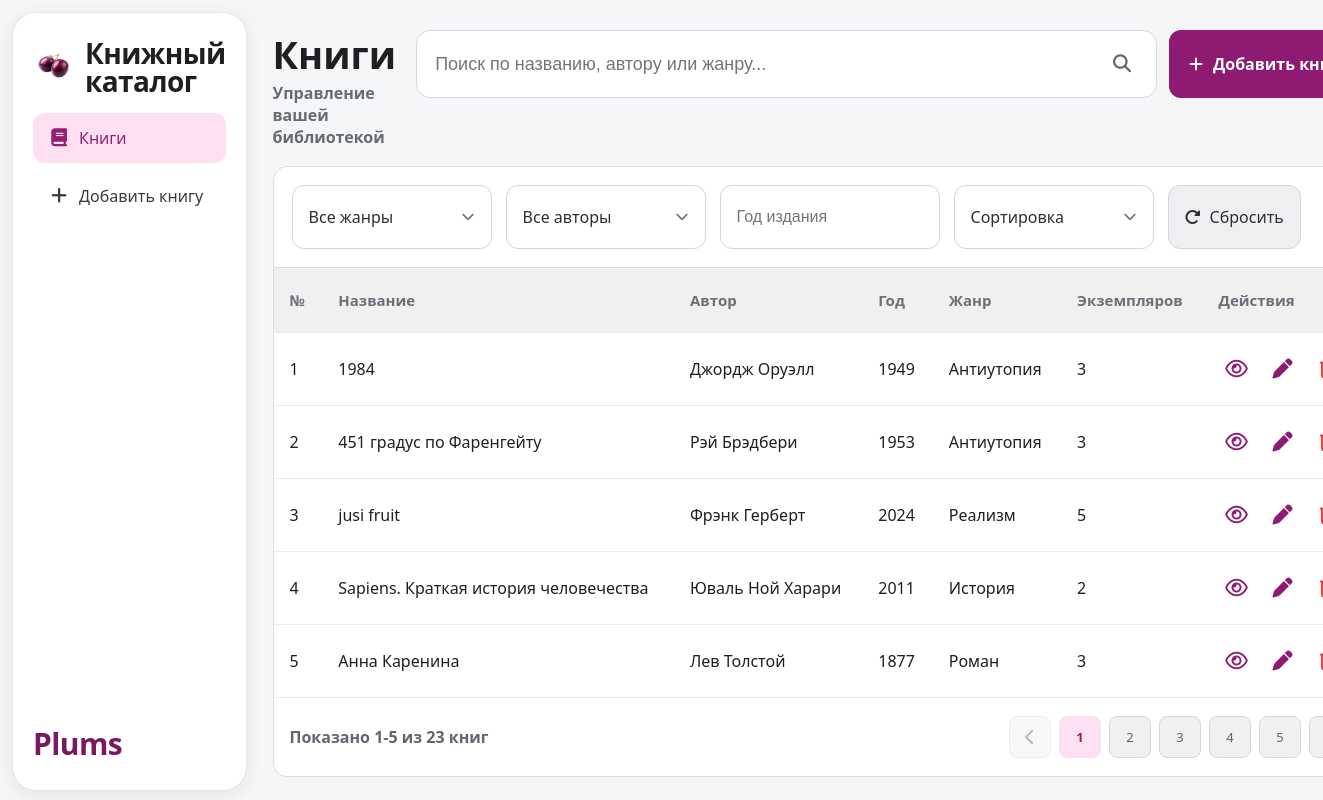
The page / on the database its author committed.
### tables this page shows
CREATE TABLE books (
                id INTEGER PRIMARY KEY AUTOINCREMENT,
                title TEXT NOT NULL,
                author TEXT NOT NULL,
                year INTEGER NOT NULL,
                genre TEXT NOT NULL,
                copies INTEGER NOT NULL DEFAULT 0
            , description TEXT NOT NULL DEFAULT '');

### app.py (the view)
@app.get("/")
def index():
    return render_template("index.html", **build_index_context(request.args))

### app.py (called while the page is built)
@app.template_global()
def filter_url(endpoint: str, filter_query: dict | None = None, **kwargs: Any) -> str:
    params: Dict[str, Any] = dict(filter_query or {})
    params.update(kwargs)
    return url_for(endpoint, **params)

def _ensure_data_dir() -> None:
    DB_FILE.parent.mkdir(parents=True, exist_ok=True)

def get_connection() -> sqlite3.Connection:
    _ensure_data_dir()
    conn = sqlite3.connect(DB_FILE)
    conn.row_factory = sqlite3.Row
    return conn

def _ensure_description_column(conn: sqlite3.Connection) -> None:
    columns = {row["name"] for row in conn.execute("PRAGMA table_info(books)")}
    if "description" not in columns:
        conn.execute("ALTER TABLE books ADD COLUMN description TEXT NOT NULL DEFAULT ''")

def _ensure_copies_table(conn: sqlite3.Connection) -> None:
    conn.execute(
        """
        CREATE TABLE IF NOT EXISTS book_copies (
            id INTEGER PRIMARY KEY AUTOINCREMENT,
            book_id INTEGER NOT NULL,
            copy_num INTEGER NOT NULL,
            inventory_no TEXT NOT NULL,
            status TEXT NOT NULL DEFAULT 'available',
            issued_at TEXT,
            UNIQUE(book_id, copy_num)
        )
        """
    )

def init_db() -> None:
    with get_connection() as conn:
        conn.execute(
            """
            CREATE TABLE IF NOT EXISTS books (
                id INTEGER PRIMARY KEY AUTOINCREMENT,
                title TEXT NOT NULL,
                author TEXT NOT NULL,
                year INTEGER NOT NULL,
                genre TEXT NOT NULL,
                copies INTEGER NOT NULL CHECK (copies >= 0),
                description TEXT NOT NULL DEFAULT ''
            )
            """
        )
        _ensure_description_column(conn)
        _ensure_copies_table(conn)

def load_books() -> List[Book]:
    init_db()
    with get_connection() as conn:
        rows = conn.execute(
            "SELECT id, title, author, year, genre, copies, description FROM books"
        ).fetchall()
    return [
        Book(
            id=row["id"],
            title=row["title"],
            author=row["author"],
            year=row["year"],
            genre=row["genre"],
            copies=row["copies"],
            description=row["description"] or "",
        )
        for row in rows
    ]

def parse_int(value: str, default: int = 0) -> int:
    try:
        return int(value)
    except (TypeError, ValueError):
        return default

### templates/index.html (shortened to what this page needs)
{% extends "base.html" %}
{% block content %}
<div class="desktop-only">
  <div class="top-bar">
    <div class="top-title">
      <h1>Книги</h1>
      <p>Управление вашей библиотекой</p>
    </div>
    <div class="top-actions">
      <form class="search-form" method="get" action="{{ url_for('index') }}">
        <input
          type="text"
          name="q"
          class="search-input"
          placeholder="Поиск по названию, автору или жанру..."
          value="{{ filters.q }}"
        />
        <button type="submit" class="icon-btn" aria-label="Искать">
          <i class="fa-solid fa-magnifying-glass"></i>
        </button>
      </form>
      <a class="add-btn" href="{{ url_for('new_book') }}">
        <i class="fa-solid fa-plus"></i>
        Добавить книгу
      </a>
    </div>
  </div>
</div>
<div class="filters-wrap" id="filters-wrap">
  <div class="filters-panel">
    <form class="filters" method="get" action="{{ url_for('index') }}" id="filters-form">
    <div class="filter-dropdown" data-filter="genre">
      <button type="button" class="filter-dropdown-trigger" aria-expanded="false">
        <span class="filter-dropdown-text">{{ filters.genre if filters.genre else 'Все жанры' }}</span>
        <i class="fa-solid fa-chevron-down"></i>
      </button>
    </div>
    <div class="filter-dropdown" data-filter="author">
      <button type="button" class="filter-dropdown-trigger" aria-expanded="false">
        <span class="filter-dropdown-text">{{ filters.author if filters.author else 'Все авторы' }}</span>
        <i class="fa-solid fa-chevron-down"></i>
      </button>
    </div>
    <input type="text" name="year" placeholder="Год издания" value="{{ filters.year }}" />
    <div class="filter-dropdown" data-filter="sort">
      <button type="button" class="filter-dropdown-trigger" aria-expanded="false">
        <span class="filter-dropdown-text">Сортировка</span>
        <i class="fa-solid fa-chevron-down"></i>
      </button>
    </div>
    <a class="reset-btn" href="{% if filters.q %}{{ url_for('index', q=filters.q) }}{% else %}{{ url_for('index') }}{% endif %}">
      <i class="fa-solid fa-rotate-right"></i>Сбросить
    </a>
    </form>
  </div>
</div>
<div class="table-container desktop-only">
  {% if books %}
  <table>
    <thead>
      <tr>
        <th>№</th>
        <th>Название</th>
        <th>Автор</th>
        <th>Год</th>
        <th>Жанр</th>
        <th>Экземпляров</th>
        <th>Действия</th>
      </tr>
    </thead>
    <tbody>
      {% for book in books %}
      <tr>
        <td>{{ pagination.start + loop.index0 }}</td>
        <td>{{ book.title }}</td>
        <td>{{ book.author }}</td>
        <td>{{ book.year }}</td>
        <td>{{ book.genre }}</td>
        <td>{{ book.copies }}</td>
        <td class="actions">
          <a href="{{ filter_url('view_book', filter_query, book_id=book.id) }}" title="Просмотр"><i class="fa-regular fa-eye"></i></a>
          <a href="{{ filter_url('edit_book', filter_query, book_id=book.id) }}" title="Редактировать"><i class="fa-solid fa-pen"></i></a>
          <a href="{{ filter_url('confirm_delete_book', filter_query, book_id=book.id) }}" title="Удалить" class="delete-link"><i class="fa-regular fa-trash-can"></i></a>
        </td>
      </tr>
      {% endfor %}
    </tbody>
  </table>
  <div class="pagination">
    <span>Показано {{ pagination.start }}-{{ pagination.end }} из {{ pagination.total_books }} книг</span>
    <div class="pages">
      {% if pagination.has_prev %}
      <a href="{{ filter_url('index', filter_query, page=pagination.page - 1) }}">
        <i class="fa-solid fa-chevron-left"></i>
      </a>
      {% else %}
      <span class="page-disabled"><i class="fa-solid fa-chevron-left"></i></span>
      {% endif %}
      {% for p in range(1, pagination.total_pages + 1) %}
      <a href="{{ filter_url('index', filter_query, page=p) }}" class="{% if p == pagination.page %}active-page{% endif %}">
        {{ p }}
      </a>
      {% endfor %}
      {% if pagination.has_next %}
      <a href="{{ filter_url('index', filter_query, page=pagination.page + 1) }}">
      </a>
      {% else %}
      <span class="page-disabled"><i class="fa-solid fa-chevron-right"></i></span>
      {% endif %}
    </div>
  </div>
  {% endif %}
</div>
{% endblock %}

### static/styles.css (style rules this page uses)
* { margin: 0; padding: 0; box-sizing: border-box; }
body { font-family: "Segoe UI", Arial, sans-serif; background: #f5f6f8; color: #1f1f22; font-size: 16px; }
.top-bar { display: flex; justify-content: space-between; align-items: flex-start; margin-bottom: 18px; gap: 20px; }
.top-title { margin-top: 4px; }
.top-bar h1 { font-size: 38px; line-height: 1.1; margin-bottom: 6px; }
.top-bar p { color: #676a72; font-size: 16px; font-weight: 600; }
.top-actions { display: flex; align-items: stretch; gap: 12px; }
.search-form { width: min(920px, 56vw); height: 68px; border: 1px solid #d8d9df; border-radius: 14px; background: #fff; display: flex; align-items: center; padding: 0 10px 0 18px; }
.search-form input { flex: 1; border: none; font-size: 18px; background: transparent; color: #2e2f35; }
.icon-btn { height: 48px; width: 48px; border: none; background: transparent; color: #666a74; cursor: pointer; font-size: 18px; flex-shrink: 0; }
.add-btn { background: #8f1a71; color: #fff; border: none; border-radius: 12px; padding: 0 20px; min-height: 68px; font-size: 16px; font-weight: 700; cursor: pointer; display: inline-flex; align-items: center; gap: 10px; text-decoration: none; white-space: nowrap; }
.filters { background: #fff; padding: 18px; border-radius: 14px 14px 0 0; display: flex; gap: 14px; margin-bottom: 0; border: 1px solid #dbdde2; flex-wrap: wrap; }
.filters input, .filter-dropdown-trigger, .apply-btn, .reset-btn { min-height: 64px; padding: 12px 16px; border-radius: 12px; border: 1px solid #d3d5dc; background: #fff; font-size: 16px; color: #2d2f35; }
.filters input { min-width: 220px; width: 220px; }
.filter-dropdown { position: relative; min-width: 200px; }
.filter-dropdown-trigger { width: 100%; min-width: 200px; display: inline-flex; align-items: center; justify-content: space-between; gap: 12px; cursor: pointer; font-family: inherit; white-space: nowrap; }
.filter-dropdown-trigger i { font-size: 13px; color: #6d7078; transition: transform 0.2s; }
.reset-btn { text-decoration: none; display: inline-flex; align-items: center; gap: 9px; background: #efeff2; cursor: pointer; }
.table-container { background: #fff; border-radius: 0 0 14px 14px; overflow: hidden; border: 1px solid #dbdde2; border-top: none; }
table { width: 100%; border-collapse: collapse; }
thead { background: #f0f0f1; }
th, td { padding: 22px 16px; text-align: left; font-size: 16px; }
th { color: #6d7078; font-size: 15px; font-weight: 600; }
tbody tr { border-top: 1px solid #ececf0; }
.actions { display: flex; align-items: center; gap: 10px; }
.actions a { color: #8f1a71; text-decoration: none; font-size: 20px; width: 36px; text-align: center; }
.actions a.delete-link { color: #e53935; }
.danger-btn, .delete-link { background: transparent; color: #e53935; border: none; font-size: 22px; padding: 4px; cursor: pointer; text-decoration: none; display: inline-flex; align-items: center; justify-content: center; width: 36px; }
.pagination { display: flex; justify-content: space-between; align-items: center; padding: 18px 16px; border-top: 1px solid #ececf0; }
.pagination span { color: #63666f; font-size: 16px; font-weight: 600; }
.pages { display: flex; gap: 8px; align-items: center; }
.pages a, .page-disabled { width: 42px; height: 42px; border: 1px solid #d7d8de; border-radius: 8px; background: #f0f0f1; display: inline-flex; align-items: center; justify-content: center; text-decoration: none; cursor: pointer; font-size: 13px; color: #5f636b; }
.active-page { background: #ffdff2 !important; color: #902172 !important; font-weight: bold; border-color: #ffdff2 !important; }
.page-disabled { opacity: 0.45; cursor: default; }
@media (min-width: 769px) { .filters-wrap .filters-panel { display: block; } }
@media (min-width: 769px) { .filters-wrap .filters { display: flex !important; } }

### rows shown on the page
books: start "1", title "1984", author "Джордж Оруэлл", year "1949", genre "Антиутопия", copies "3"
books: start "2", title "451 градус по Фаренгейту", author "Рэй Брэдбери", year "1953", genre "Антиутопия", copies "3"
books: start "3", title "jusi fruit", author "Фрэнк Герберт", year "2024", genre "Реализм", copies "5"
books: start "4", title "Sapiens. Краткая история человечества", author "Юваль Ной Харари", year "2011", genre "История", copies "2"
books: start "5", title "Анна Каренина", author "Лев Толстой", year "1877", genre "Роман", copies "3"

### other values the page prints
{{ filters.genre if filters.genre else 'Все жанры' }} "Все жанры"
{{ filters.author if filters.author else 'Все авторы' }} "Все авторы"
{{ pagination.start }} "1"
{{ pagination.end }} "5"
{{ pagination.total_books }} "23"
{{ p }} "1" "2" "3" "4" "5"
